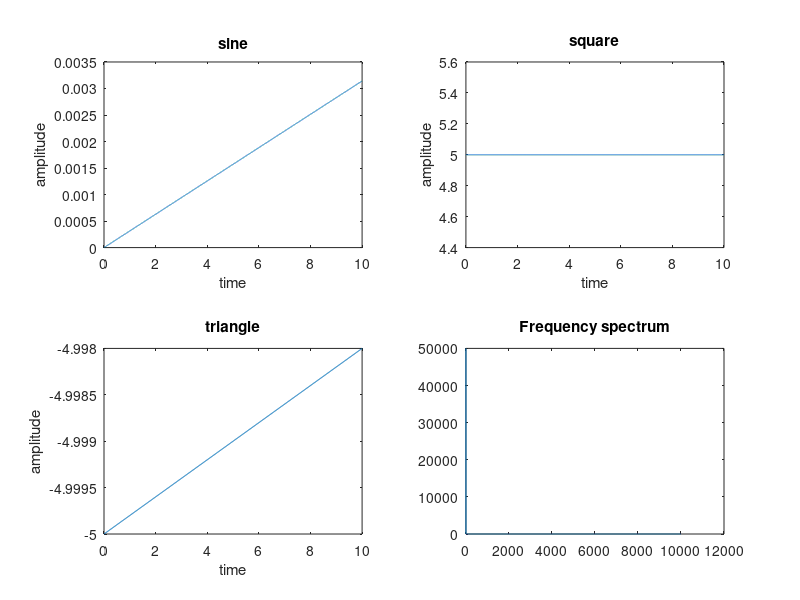

Here is the MATLAB script that generated this plot:
a=input ('enter amplitude =');
f=input('input frequency = ');
FS=500000;
t=0:.001:10;
subplot(2,2,1)
x=a*sin(2*pi*f/FS*t);
plot(t,x);
xlabel("time");
ylabel ('amplitude');
title ('sine');
subplot(2,2,2)
x=a*square(2*pi*f/FS*t,50);
plot(t,x);
xlabel("time");
ylabel ('amplitude');
title ('square');
subplot(2,2,3)
x=a*sawtooth(2*pi*f/FS*t,0.5);
plot(t,x);
xlabel("time");
ylabel ('amplitude');
title ('triangle');
u=abs(fft(x));
subplot(2,2,4);
plot(u);
title ('Frequency spectrum');

